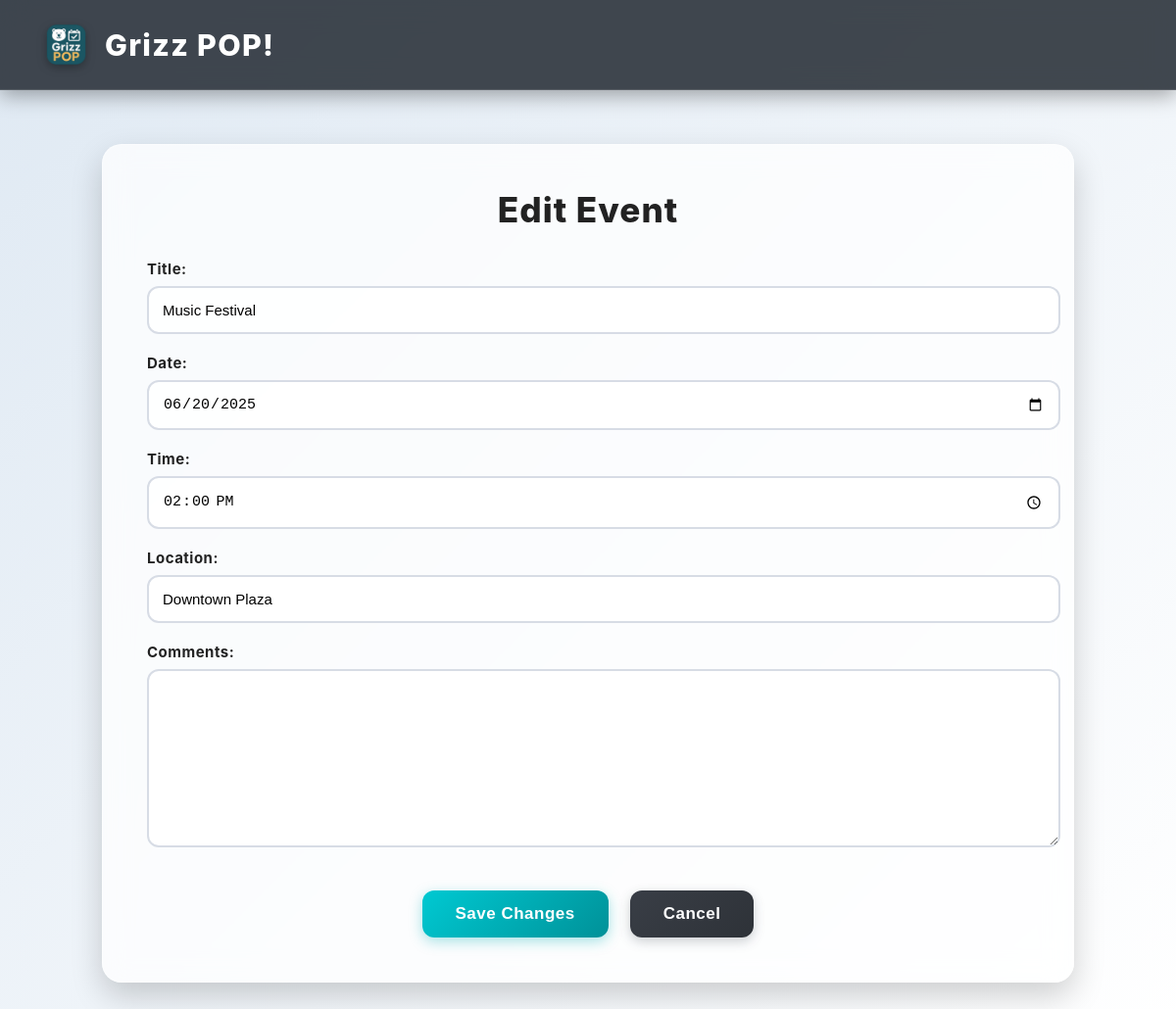
Screenshot of /edit_event.php?id=2 with the database file from the repository.
### tables this page shows
CREATE TABLE events (
    eventID INT AUTO_INCREMENT PRIMARY KEY,
    title VARCHAR(100) NOT NULL,
    description TEXT,
    location VARCHAR(100),
    date DATE,
    time TIME,
    status ENUM('Planned','Scheduled','Completed','Cancelled'),
    setupList VARCHAR(255),
    organizerID INT,
    FOREIGN KEY (organizerID) REFERENCES users(userID)
);

### edit_event.php (the view, shortened to what this page needs)
<?php
$servername = "localhost";
$username = "root";
$password = "";
$dbname = "grizz_pop_database";
$conn = new mysqli($servername, $username, $password, $dbname);
$eventID = intval($_GET['id']);
$sql = "SELECT * FROM events WHERE eventID = $eventID";
$result = $conn->query($sql);
$event = $result->fetch_assoc();
?>
<!DOCTYPE html>
<html lang="en">
<head>
</head>
<body>
<header>
    <div class="logo-container">
        <img src="images/Grizz POP.png" class="logo" alt="Grizz POP Logo">
        <span class="logo-text">Grizz POP!</span>
    </div>
</header>
<div class="edit-card">
    <div class="edit-title">Edit Event</div>
    <form method="POST">
        <label>Title:</label>
        <input type="text" name="title"
               value="<?= htmlspecialchars($event['title']) ?>" required>
        <label>Date:</label>
        <input type="date" name="date" value="<?= $event['date'] ?>" required>
        <label>Time:</label>
        <input type="time" name="time" value="<?= $event['time'] ?>">
        <label>Location:</label>
        <input type="text" name="location"
               value="<?= htmlspecialchars($event['location']) ?>" required>
        <label>Comments:</label>
        <textarea name="comments"><?= htmlspecialchars($event['customComments'] ?? "") ?></textarea>
        <div class="button-row">
            <button type="submit" class="saveBtn">Save Changes</button>
            <a href="creation_user.php">
                <button type="button" class="cancelBtn">Cancel</button>
            </a>
        </div>
    </form>
</div>
</body>
</html>

### edit_event.php (style rules this page uses)
body { margin: 0; font-family: "Inter", sans-serif; background: linear-gradient(135deg, #dfe9f3, #ffffff); color: #222; animation: fadeIn 0.6s ease-in-out; }
header { background: rgba(34, 40, 49, 0.85); backdrop-filter: blur(14px); padding: 18px 40px; display: flex; justify-content: space-between; align-items: center; color: white; border-bottom: 1px solid rgba(255,255,255,0.12); box-shadow: 0 5px 20px rgba(0,0,0,0.35); }
.logo-container { display: flex; align-items: center; gap: 12px; }
.logo { width: 55px; filter: drop-shadow(0 3px 5px rgba(0,0,0,0.3)); }
.logo-text { font-size: 1.9rem; font-weight: 800; letter-spacing: 1.3px; }
.edit-card { max-width: 900px; margin: 55px auto; padding: 45px; border-radius: 20px; background: rgba(255,255,255,0.75); backdrop-filter: blur(14px); border: 1px solid rgba(255,255,255,0.4); box-shadow: 0 14px 32px rgba(0,0,0,0.18); animation: fadeIn 0.6s ease-in-out; transition: 0.3s ease; }
.edit-title { font-size: 2.2rem; font-weight: 800; text-align: center; letter-spacing: 1px; color: #222; margin-bottom: 30px; }
label { display: block; margin-top: 20px; font-size: 15px; font-weight: 700; color: #222; letter-spacing: 0.5px; }
input, textarea, select { width: 100%; margin-top: 8px; padding: 14px; font-size: 15px; background: rgba(255,255,255,0.85); border: 2px solid #d7dce5; border-radius: 12px; transition: 0.25s ease; }
textarea { min-height: 150px; resize: vertical; }
.button-row { margin-top: 40px; display: flex; justify-content: center; gap: 22px; }
.saveBtn { background: linear-gradient(135deg, #00c9d2, #009198); color: white; padding: 14px 34px; font-size: 17px; border-radius: 12px; border: none; cursor: pointer; font-weight: 700; letter-spacing: 0.5px; transition: 0.3s ease; box-shadow: 0 4px 14px rgba(0,173,181,0.35); }
.cancelBtn { background: linear-gradient(135deg, #393e46, #2e3238); color: white; padding: 14px 34px; font-size: 17px; border-radius: 12px; border: none; cursor: pointer; font-weight: 700; letter-spacing: 0.5px; transition: 0.3s ease; box-shadow: 0 4px 12px rgba(57,62,70,0.25); }

### rows the page displays
events: title "Music Festival", date "06/20/2025", time "14:00:00", location "Downtown Plaza"
